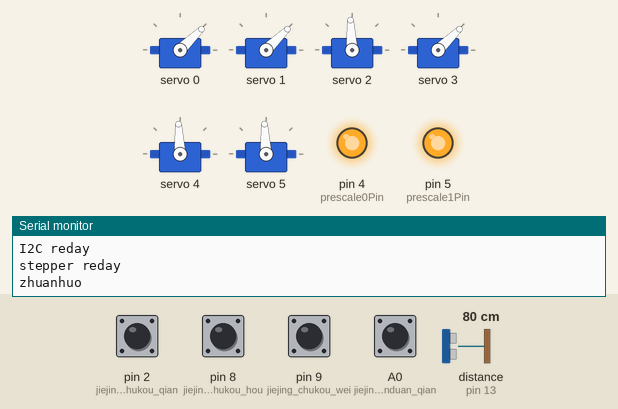
Simulated run of this sketch. Board: Arduino Uno, built with avr-gcc and run on an emulated ATmega328P. On the bench: 6 × servo, output pins drawn as LEDs (lit = HIGH), the last lines printed to the serial monitor. The test bench sets the inputs (shaded band); at power-on: A0 (jiejing_panduan_qian), pin 2 (jiejing_chukou_qian), pin 8 (jiejing_chukou_hou), pin 9 (jiejing_chukou_wei) HIGH, distance to the obstacle (sensor on pin 13) 80 cm. The echo pulse lasts 58.3 µs per cm; pins used as bus, display or sensor lines are not drawn.

Above: at 1.5 s.
At 2.5 s:
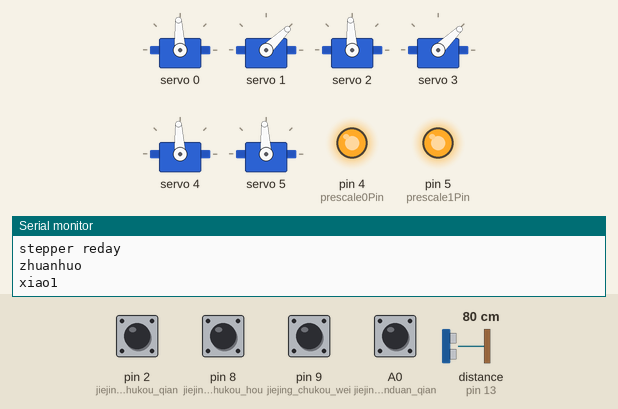
Timing chart, 0 to 4.0 s (numbered marks = the images above):
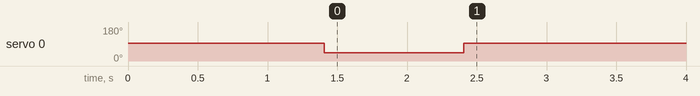

The sketch:

chuanshongzhuangzi.ino
```cpp
/*
 Name:		changku.ino
 Created:	2018/10/20 14:04:30
 Author:	Giles.Huang
*/

//A4,A5两脚硬件I2C通讯  A4,SCL    A5,SCK

#include <TimerOne.h>   //定时器1
#include <Wire.h>
#include <Adafruit_PWMServoDriver.h>

#define jiejing_chukou_qian   2
#define jiejing_panduan_qian    A0
#define jiejing_panduan_hou 3
#define jiejing_chukou_hou 8
#define jiejing_chukou_wei  9
#define stepper_pul_zhen 10
#define stepper_dir_zhen  11
#define stepper_en_zhen 12
int da, xiao = 0;

#define prescale0Pin  4
#define prescale1Pin  5
#define colorSelect0pin  6
#define colorSelect1pin  7
#define pulsePin  13

Adafruit_PWMServoDriver SERVO_I2C=Adafruit_PWMServoDriver(0x40);  //setPMW 50HZ,差分1ms为204.8

void setup()
{
	pinMode(stepper_pul_zhen, OUTPUT);
	pinMode(stepper_dir_zhen, OUTPUT);
	pinMode(stepper_en_zhen, OUTPUT);
	pinMode(jiejing_chukou_qian, INPUT);
	pinMode(jiejing_panduan_qian, INPUT);
	pinMode(jiejing_panduan_hou, INPUT);
	pinMode(jiejing_chukou_hou, INPUT);
	pinMode(jiejing_chukou_wei, INPUT);

	pinMode(prescale0Pin, OUTPUT);
	pinMode(prescale1Pin, OUTPUT);
	digitalWrite(prescale0Pin, HIGH);
	digitalWrite(prescale1Pin, HIGH);
	pinMode(colorSelect0pin, OUTPUT);
	pinMode(colorSelect1pin, OUTPUT);
	pinMode(pulsePin, INPUT);

	Serial.begin(9600);
	SERVO_I2C.begin();
	SERVO_I2C.setPWMFreq(50);  //设置舵机驱动板的工作频率
	servo_csh();
	Serial.println("I2C reday");
	delay(200);
	digitalWrite(11, HIGH);
	Timer1.initialize(1000);        //调频 1ms的频率
	Timer1.pwm(10, 5);               //占空比5
	Timer1.attachInterrupt(callback);
	Serial.println("stepper reday");
	zhuanghuo();
}

void loop()
{
	panduan();
	if (digitalRead(jiejing_chukou_wei) == LOW)
	{
		da_chukou();
		zhuanghuo();
	}
	if (digitalRead(jiejing_chukou_qian) == LOW)
	{
		yanshe_chukou();
		zhuanghuo();
	}
	if (digitalRead(jiejing_chukou_hou) == LOW)
	{
		xiao_chukou();
		zhuanghuo();
	}
	delay(200);
	yanshe_shibie();
	yanshe_tichu();
}

void callback()
{
	digitalWrite(10, digitalRead(10) ^ 1);    //反转
}

//装在货物
void zhuanghuo()
{
	Serial.println("zhuanhuo");
	SERVO_I2C.setPWM(0, 0, 204);
	delay(1000);
	SERVO_I2C.setPWM(0, 0, 307);
}
//其他颜色出口
void yanshe_chukou()
{
	Serial.println("qita yanse");
	SERVO_I2C.setPWM(2, 0, 204);
	delay(2000);
	SERVO_I2C.setPWM(2, 0, 307);
}

//大货物出口  第二个侧出口
void xiao_chukou()
{
	Serial.println("da chukou");
	SERVO_I2C.setPWM(4, 0, 204);
	delay(2000);
	SERVO_I2C.setPWM(4, 0, 307);
}

//小货物出口  尾端
void da_chukou()
{
	Serial.println("xiao chukou");
	SERVO_I2C.setPWM(5, 0, 204);
	delay(2000);
	SERVO_I2C.setPWM(5, 0,307);
}
//踢出大货物
void  tichu()
{
	SERVO_I2C.setPWM(3, 0, 400);
	delay(1000);
	SERVO_I2C.setPWM(3, 0, 204);
}

//舵机初始化位置
void servo_csh()
{
	SERVO_I2C.setPWM(0, 0, 307);
	Serial.println("servo 0 begin");
	delay(200);
	SERVO_I2C.setPWM(1, 0, 204);
	Serial.println("servo 1 begin");
	delay(200);
	SERVO_I2C.setPWM(2, 0, 307);
	Serial.println("servo 2 begin");
	delay(200);
	SERVO_I2C.setPWM(3, 0, 204);
	Serial.println("servo 3 begin");
	delay(200);
	SERVO_I2C.setPWM(4, 0, 307);
	Serial.println("servo 4 begin");
	delay(200);
	SERVO_I2C.setPWM(5, 0, 307);
	Serial.println("servo 5 begin");
	delay(200);
}

//舵机矫正
void cs()
{
	SERVO_I2C.setPWM(0, 0, 307);
	Serial.println("servo 0 begin");
	delay(500);
	SERVO_I2C.setPWM(1, 1, 307);
	Serial.println("servo 1 begin");
	delay(500);
	SERVO_I2C.setPWM(2, 0, 307);
	Serial.println("servo 2 begin");
	delay(500);
	SERVO_I2C.setPWM(3, 0, 307);
	Serial.println("servo 3 begin");
	delay(500);
	SERVO_I2C.setPWM(4, 0, 307);
	Serial.println("servo 4 begin");
	delay(500);
	SERVO_I2C.setPWM(6, 0, 307);
	Serial.println("servo 4 begin");
	delay(500);
	Serial.println("all servo reday");
}


//判断货物大小
void panduan()
{
	if (digitalRead(jiejing_panduan_qian)==LOW && digitalRead(jiejing_panduan_hou)== LOW)
	{
		delay(3000);
		da++;
		Serial.print("da");
		Serial.println(da);
		tichu();
	}
	else
	{
		xiao++;
		Serial.print("xiao");
		Serial.println(xiao);
	}
}

//颜色识别
int yanshe_shibie()
{
	int a;
	long red = readRed();
	long green = readGreen();
	long blue = readBlue();
	if (red < green && red < blue)
	{
		Serial.println("RED");
		a = 1;
	}
	if (green < red && green < blue)
	{
		Serial.println("GREEN");
		a = 1;
	}
	if (blue < green && blue < red)
	{
		Serial.println("BLUE");
		a = 1;
	}
	return a;
}

//踢出颜色
void yanshe_tichu()
{
	Serial.println("tichu yanse");
	SERVO_I2C.setPWM(1, 0, 204);
	delay(1000);
	SERVO_I2C.setPWM(1, 0, 307);
}

//读取四种颜色
long readRed()
{
	return (readColor(LOW, LOW));
}

long readGreen()
{
	return (readColor(HIGH, HIGH));
}

long readBlue()
{
	return (readColor(LOW, HIGH));
}

long readWhite()
{
	return (readColor(HIGH, LOW));
}

long readColor(int bit0, int bit1)
{
	digitalWrite(colorSelect0pin, bit0);
	digitalWrite(colorSelect1pin, bit1);
	long start = millis();
	for (int i = 0; i < 1000; i++)
	{
		pulseIn(pulsePin, HIGH);
	}
	return (millis() - start);
}

void printRGB()
{
	Serial.print(readRed()); Serial.print("\t");
	Serial.print(readGreen()); Serial.print("\t");
	Serial.print(readBlue()); Serial.print("\t");
	Serial.println(readWhite());
}
```
